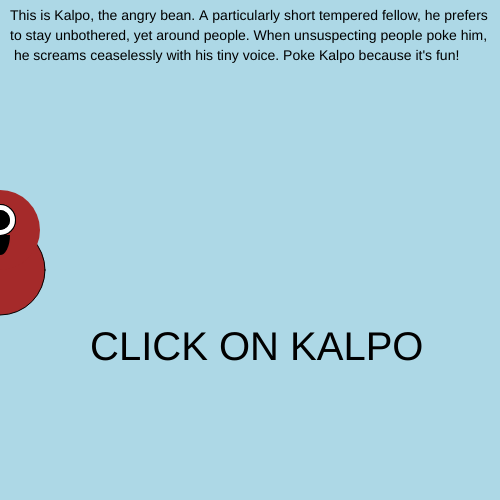
Frame 1 (no input)
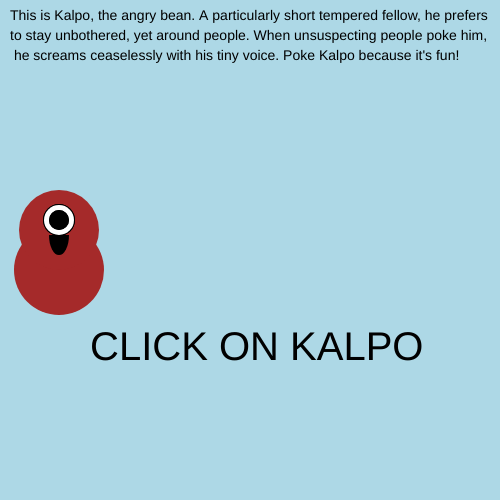
Frame 60 (no input)
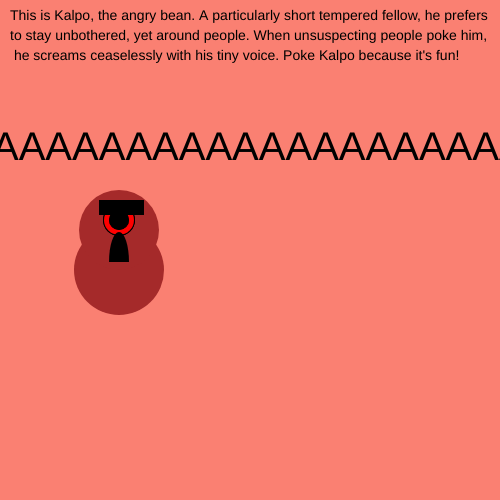
Frame 120 (the mouse pressed at the canvas centre since frame 60)

The p5.js sketch that drew these frames (run headless with seeded random() and noise() and a simulated clock; from frame 60 on, the mouse is pressed at the canvas centre):

// p5.js sketch
// ── sketch.js
var x=0;


function setup() {
  createCanvas(500, 500);
}

function draw() {


  if (mouseIsPressed) { background('salmon');
  } else { background('lightblue');
  }
  //////////shapes///////////


  //body
  fill('brown')
  arc(x, 253, 50, 100, 0, 50, PI);

  //body
  fill('brown');
  circle(x, 270, 90);

  //body
  noStroke()
  fill('brown');
  circle(x, 230, 80);

   if (mouseIsPressed) {

     //right eye
  fill('black')
  circle(x, 220, 32);

  //right eye
  fill('red')
  circle(x, 220, 30);

  //left eye
   fill('black')
  circle(x, 220, 32);

  //left eye
  fill('red')
  circle(x, 220, 30);

  //left eye
  fill('black')
  circle(x, 220, 20);

  //right eye
  fill('black')
  circle(x, 220, 20);

     //left eyebrow
     rect(x-20, 200, 45, 15);

     //right eyebrow
     rect(x-20, 200, 45, 15);



   } else {
     //right eye
  fill('black')
  circle(x, 220, 32);

  //right eye
  fill('white')
  circle(x, 220, 30);

  //left eye
   fill('black')
  circle(x, 220, 32);

  //left eye
  fill('white')
  circle(x, 220, 30);

  //left eye
  fill('black')
  circle(x, 220, 20);

  //right eye
  fill('black')
  circle(x, 220, 20);


   }



  if (mouseIsPressed) {
    //frown
   arc(x, 262, 20, 60, PI, 0);



  } else {
    //smile
   arc(x, 235, 20, 40, 0, PI);
  }






  /////////////text/////////////////

  if (mouseIsPressed) {
  textSize(40);
 text("AAAAAAAAAAAAAAAAAAAAAAAAAAAAAAAAAAAAAAAAA", -8, 160)
  } else {
   textSize(40);
     text("CLICK ON KALPO ", 90, 360)
  }

  textSize(14);
  fill('black') ;
    text("This is Kalpo, the angry bean. A particularly short tempered fellow, he prefers ", 10, 20);

  textSize(14);
  text("to stay unbothered, yet around people. When unsuspecting people poke him, ", 10, 40)

  textSize(14);
  text(" he screams ceaselessly with his tiny voice. Poke Kalpo because it's fun!", 10, 60)

  //fill('white') ;
    //text(mouseX + ', ' + mouseY,20, 20);

    x = x + 1;

    if(x > width) {
      x = 0;
    }

}
